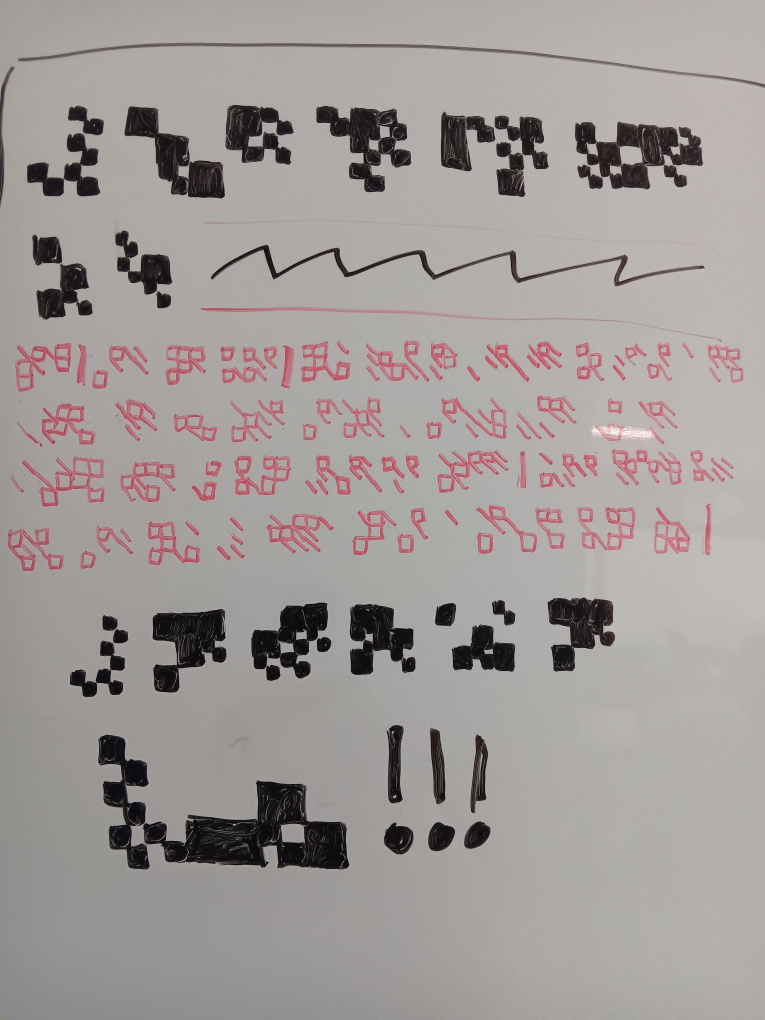
#> input picture spanish-class-checkerboard-cipher/pic1.jpeg, 3060 x 4080 px (shown at 1/4 size)
$ python red_chamfer.py
#> lines starting #> are read from the running program, lines starting #| are printed output that depends on the picture; after the words box and inside, x2 and y2 are one past the last pixel; in counts of white or black regions, pixels touching at a corner belong together
"""Chamfer-distance matching between connected red components (hand-drawn repeats).
Writes figures/red_clusters.json.   Run: /opt/homebrew/bin/python3.11 -I scripts/red_chamfer.py
Component numbering = cv2.connectedComponentsWithStats label order after a 25px dilation of the red mask
(same numbering as figures/red_line*.jpg).  Comp 31 is glare, excluded from clustering."""
import cv2, numpy as np, json, itertools, os
ROOT=os.path.dirname(os.path.dirname(os.path.abspath(__file__)))
im=cv2.imread(os.path.join(ROOT,'pic1.jpeg'))
#> im is the input picture: shape (4080, 3060, 3); mean B, G, R 151.6, 153.6, 160.2
B,G,R=[im[:,:,i].astype(int) for i in range(3)]
red=((R-G>45)&(R-B>20)).astype(np.uint8); red[:1300]=0; red[2330:]=0
#> after `red = ((R - G > 45) & (R - B > 20)).astype(np.uint8)`:
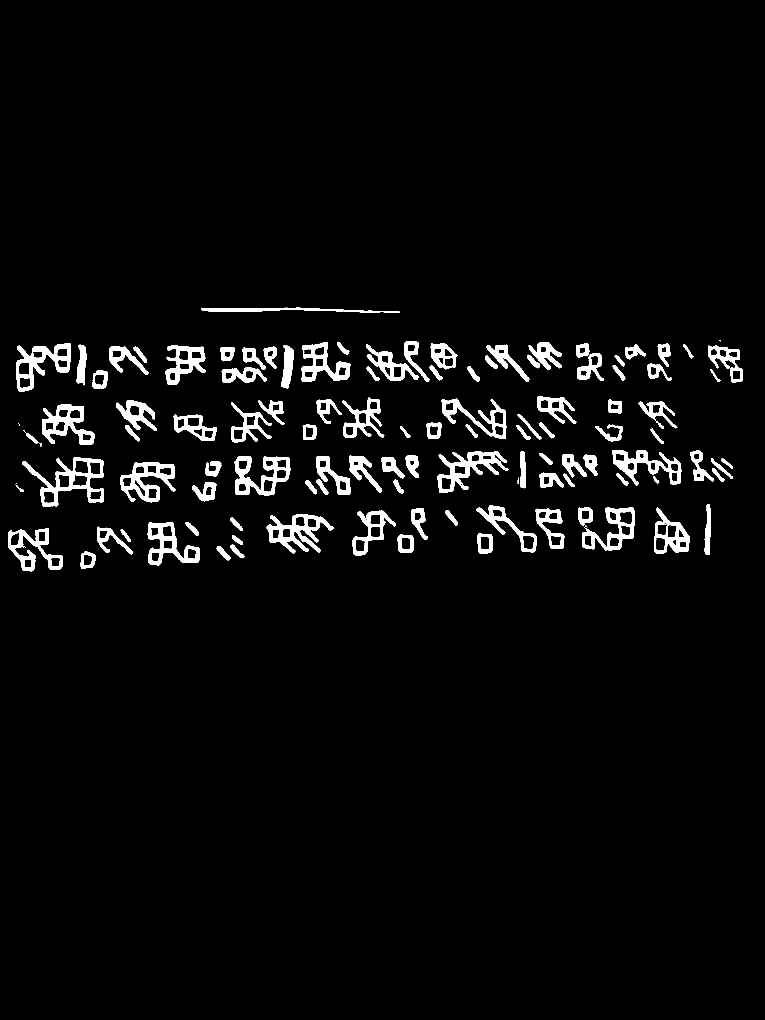
#> red: shape (4080, 3060) (shown at 1/4 size); values 0 (black) and 1 (white), 3.7% white; 124 white regions (11 under 20 px), largest, box (x1, y1, x2, y2) and area: (90, 1829, 416, 2027) 17584, (1750, 1804, 2033, 1972) 15440, (1067, 2057, 1334, 2214) 15257
d=cv2.dilate(red,cv2.getStructuringElement(cv2.MORPH_RECT,(25,25)))
#> d: shape (4080, 3060); values 0 (black) and 1 (white), 10.2% white; 60 white regions, largest, box (x1, y1, x2, y2) and area: (1453, 1354, 1841, 1539) 53327, (78, 1817, 428, 2039) 48505, (1694, 1582, 2038, 1768) 42117
n,lab,st,cen=cv2.connectedComponentsWithStats(d)
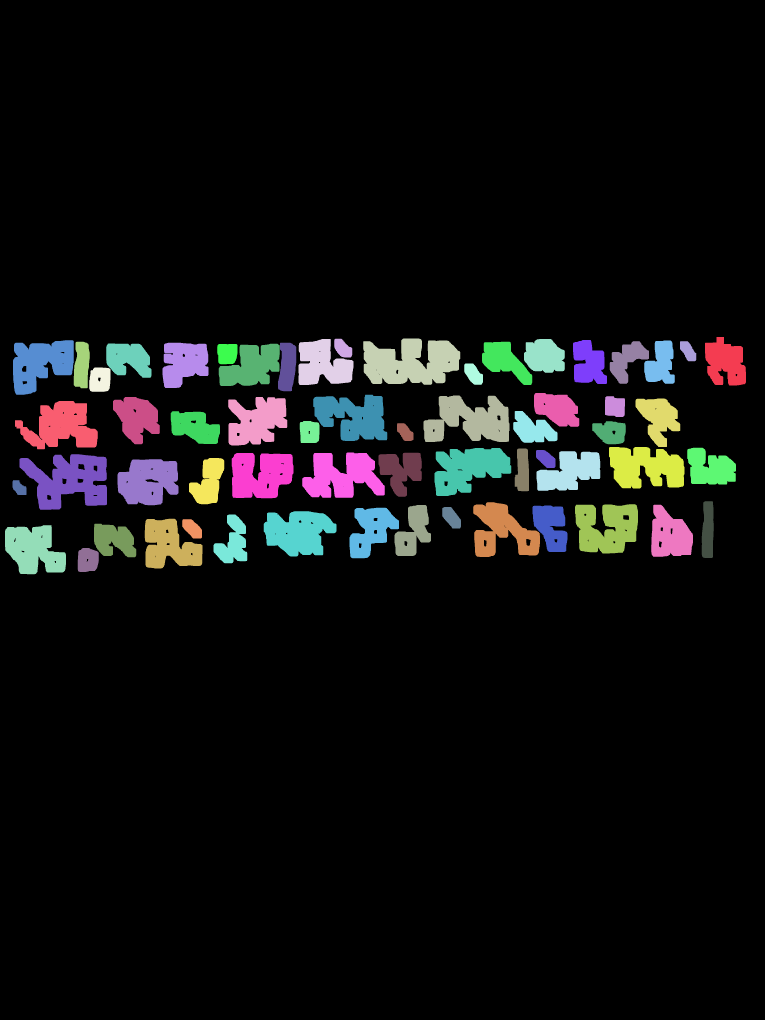
#> lab: shape (4080, 3060) int32 (shown at 1/4 size); 61 distinct labels, from 0 to 60; one colour per label, 0 black
#> n = 61; st = 61 rows, first 6: [0, 0, 3060, 4080, 11213073], [2820, 1348, 164, 194, 23230], [1337, 1355, 72, 75, 3856], [1453, 1354, 388, 185, 53327], [1194, 1356, 220, 184, 28579], [2096, 1356, 163, 135, 17873]; cen = 61 pairs, first value 76.61 to 2901.1, second value 1393.8 to 2240.3
S=120
def prep(i):
#> called with i = 1
    x,y,w,h,a=st[i]; m=((lab[y:y+h,x:x+w]==i)&(red[y:y+h,x:x+w]>0)).astype(np.uint8)
#> after `x, y, w, h, a = st[i]`: x = 2820; y = 1348; w = 164; h = 194; a = 23230
#> after `m = ((lab[y:y + h, x:x + w] == i) & (red[y:y + h, x:x + w] > 0)).astyp`: m: shape (194, 164); values 0 (black) and 1 (white), 22.7% white; 3 white regions, box (x1, y1, x2, y2) and area: (12, 34, 152, 182) 6771, (21, 128, 61, 180) 418, (58, 12, 64, 17) 24
    m=cv2.morphologyEx(m,cv2.MORPH_CLOSE,np.ones((7,7),np.uint8))
#> m: shape (194, 164); values 0 (black) and 1 (white), 23.1% white; 3 white regions, box (x1, y1, x2, y2) and area: (12, 34, 152, 182) 6911, (21, 128, 61, 180) 421, (58, 12, 64, 17) 24
    s=S/max(w,h)
#> s = 0.619
    m2=cv2.resize(m*255,(max(1,int(w*s)),max(1,int(h*s))),interpolation=cv2.INTER_AREA)>100
#> m2: shape (120, 101) bool; 23.7% white; 3 white regions (1 under 20 px), largest, box (x1, y1, x2, y2) and area: (7, 21, 94, 113) 2687, (13, 79, 38, 111) 170
    c=np.zeros((S,S),np.uint8); c[:m2.shape[0],:m2.shape[1]]=m2
    return c,(int(w),int(h))
P={i:prep(i) for i in range(1,n)}
#> in prep (call 2), `m = ((lab[y:y + h, x:x + w] == i) & (red[y:y + h, x:x + w] > 0)).astyp`: m: shape (75, 72); values 0 (black) and 1 (white), 16.7% white; 1 white region, box (x1, y1, x2, y2) and area: (12, 12, 60, 63) 903
#> in prep (call 2), `m=cv2.morphologyEx(m,cv2.MORPH_CLOSE,np.ones((7,7),np.uint8))`: m: shape (75, 72); values 0 (black) and 1 (white), 16.7% white; 1 white region, box (x1, y1, x2, y2) and area: (12, 12, 60, 63) 904
#> in prep (call 2), `m2=cv2.resize(m*255,(max(1,int(w*s)),max(1,int(h*s))),interpolation=cv..`: m2: shape (120, 115) bool; 16.9% white; 1 white region, box (x1, y1, x2, y2) and area: (19, 19, 96, 101) 2332
#> in prep (call 3), `m = ((lab[y:y + h, x:x + w] == i) & (red[y:y + h, x:x + w] > 0)).astyp`: m: shape (185, 388); values 0 (black) and 1 (white), 27.6% white; 5 white regions, box (x1, y1, x2, y2) and area: (12, 23, 220, 170) 8297, (270, 20, 376, 123) 5452, (164, 12, 264, 173) 4139, (266, 108, 317, 167) 1060, (14, 113, 64, 170) 842
#> in prep (call 3), `m=cv2.morphologyEx(m,cv2.MORPH_CLOSE,np.ones((7,7),np.uint8))`: m: shape (185, 388); values 0 (black) and 1 (white), 27.8% white; 5 white regions, box (x1, y1, x2, y2) and area: (12, 23, 220, 170) 8348, (270, 20, 376, 123) 5567, (164, 12, 264, 173) 4150, (266, 108, 317, 167) 1060, (14, 113, 64, 170) 845
#> in prep (call 3), `m2=cv2.resize(m*255,(max(1,int(w*s)),max(1,int(h*s))),interpolation=cv..`: m2: shape (57, 120) bool; 28.9% white; 5 white regions, box (x1, y1, x2, y2) and area: (4, 7, 68, 52) 826, (83, 6, 116, 38) 561, (51, 4, 82, 53) 399, (82, 33, 98, 52) 108, (4, 35, 20, 52) 84
#> call 4 of prep, with i = 4
#> in prep (call 4), `x, y, w, h, a = st[i]`: x = 1194; y = 1356; w = 220; h = 184; a = 28579
#> in prep (call 4), `m = ((lab[y:y + h, x:x + w] == i) & (red[y:y + h, x:x + w] > 0)).astyp`: m: shape (184, 220); values 0 (black) and 1 (white), 29.4% white; 2 white regions (1 under 20 px), largest, box (x1, y1, x2, y2) and area: (12, 12, 208, 172) 11871
#> in prep (call 4), `m=cv2.morphologyEx(m,cv2.MORPH_CLOSE,np.ones((7,7),np.uint8))`: m: shape (184, 220); values 0 (black) and 1 (white), 29.6% white; 1 white region, box (x1, y1, x2, y2) and area: (12, 12, 208, 172) 11975
#> in prep (call 4), `s=S/max(w,h)`: s = 0.545
#> in prep (call 4), `m2=cv2.resize(m*255,(max(1,int(w*s)),max(1,int(h*s))),interpolation=cv..`:
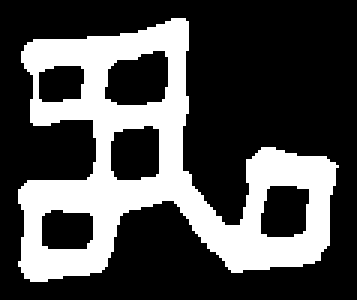
#> m2: shape (100, 119) bool (shown 3 times larger); 30.1% white; 1 white region, box (x1, y1, x2, y2) and area: (6, 6, 113, 94) 3587
#> in prep (call 5), `m = ((lab[y:y + h, x:x + w] == i) & (red[y:y + h, x:x + w] > 0)).astyp`: m: shape (135, 163); values 0 (black) and 1 (white), 33.4% white; 2 white regions, box (x1, y1, x2, y2) and area: (19, 12, 151, 123) 6259, (12, 63, 63, 117) 1095
#> in prep (call 5), `m=cv2.morphologyEx(m,cv2.MORPH_CLOSE,np.ones((7,7),np.uint8))`: m: shape (135, 163); values 0 (black) and 1 (white), 33.8% white; 1 white region, box (x1, y1, x2, y2) and area: (12, 12, 151, 123) 7442
#> in prep (call 5), `m2=cv2.resize(m*255,(max(1,int(w*s)),max(1,int(h*s))),interpolation=cv..`: m2: shape (99, 120) bool; 34.3% white; 1 white region, box (x1, y1, x2, y2) and area: (9, 9, 111, 90) 4077
#> in prep (call 6), `m = ((lab[y:y + h, x:x + w] == i) & (red[y:y + h, x:x + w] > 0)).astyp`: m: shape (218, 243); values 0 (black) and 1 (white), 28% white; 1 white region, box (x1, y1, x2, y2) and area: (12, 12, 231, 206) 14842
#> in prep (call 6), `m=cv2.morphologyEx(m,cv2.MORPH_CLOSE,np.ones((7,7),np.uint8))`: m: shape (218, 243); values 0 (black) and 1 (white), 28.3% white; 1 white region, box (x1, y1, x2, y2) and area: (12, 12, 231, 206) 14968
#> in prep (call 6), `m2=cv2.resize(m*255,(max(1,int(w*s)),max(1,int(h*s))),interpolation=cv..`: m2: shape (107, 120) bool; 28.8% white; 1 white region, box (x1, y1, x2, y2) and area: (6, 6, 114, 101) 3698
#> in prep (call 7), `m = ((lab[y:y + h, x:x + w] == i) & (red[y:y + h, x:x + w] > 0)).astyp`: m: shape (176, 136); values 0 (black) and 1 (white), 27.8% white; 3 white regions (1 under 20 px), largest, box (x1, y1, x2, y2) and area: (16, 54, 124, 164) 4677, (12, 12, 65, 70) 1976
#> in prep (call 7), `m=cv2.morphologyEx(m,cv2.MORPH_CLOSE,np.ones((7,7),np.uint8))`: m: shape (176, 136); values 0 (black) and 1 (white), 28.4% white; 1 white region, box (x1, y1, x2, y2) and area: (12, 12, 124, 164) 6789
#> in prep (call 7), `m2=cv2.resize(m*255,(max(1,int(w*s)),max(1,int(h*s))),interpolation=cv..`: m2: shape (119, 92) bool; 28.8% white; 1 white region, box (x1, y1, x2, y2) and area: (8, 8, 84, 111) 3151
#> in prep (call 8), `m = ((lab[y:y + h, x:x + w] == i) & (red[y:y + h, x:x + w] > 0)).astyp`: m: shape (173, 122); values 0 (black) and 1 (white), 22.9% white; 2 white regions, box (x1, y1, x2, y2) and area: (12, 93, 110, 161) 2482, (54, 12, 105, 106) 2342
#> in prep (call 8), `m=cv2.morphologyEx(m,cv2.MORPH_CLOSE,np.ones((7,7),np.uint8))`: m: shape (173, 122); values 0 (black) and 1 (white), 23.1% white; 2 white regions, box (x1, y1, x2, y2) and area: (12, 93, 110, 161) 2509, (54, 12, 105, 106) 2362
#> in prep (call 8), `m2=cv2.resize(m*255,(max(1,int(w*s)),max(1,int(h*s))),interpolation=cv..`: m2: shape (120, 84) bool; 23.8% white; 2 white regions, box (x1, y1, x2, y2) and area: (8, 64, 76, 112) 1237, (37, 8, 72, 74) 1165
#> in prep (call 9), `x, y, w, h, a = st[i]`: x = 2439; y = 1365; w = 157; h = 170; a = 13596
#> in prep (call 9), `m = ((lab[y:y + h, x:x + w] == i) & (red[y:y + h, x:x + w] > 0)).astyp`:
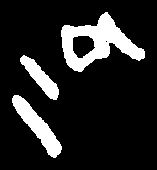
#> m: shape (170, 157); values 0 (black) and 1 (white), 14.5% white; 3 white regions, box (x1, y1, x2, y2) and area: (61, 12, 145, 72) 2180, (12, 95, 62, 158) 1038, (20, 55, 59, 100) 647
#> in prep (call 9), `m=cv2.morphologyEx(m,cv2.MORPH_CLOSE,np.ones((7,7),np.uint8))`: m: shape (170, 157); values 0 (black) and 1 (white), 14.6% white; 3 white regions, box (x1, y1, x2, y2) and area: (61, 12, 145, 72) 2225, (12, 95, 62, 158) 1038, (20, 55, 59, 100) 647
#> in prep (call 9), `s=S/max(w,h)`: s = 0.706
#> in prep (call 9), `m2=cv2.resize(m*255,(max(1,int(w*s)),max(1,int(h*s))),interpolation=cv..`: m2: shape (120, 110) bool; 14.9% white; 3 white regions, box (x1, y1, x2, y2) and area: (43, 8, 102, 51) 1119, (8, 67, 44, 112) 523, (14, 39, 41, 71) 326
#> in prep (call 10), `x, y, w, h, a = st[i]`: x = 2720; w = 65; h = 80; a = 3488
#> in prep (call 10), `m = ((lab[y:y + h, x:x + w] == i) & (red[y:y + h, x:x + w] > 0)).astyp`:
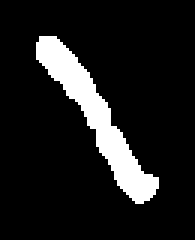
#> m: shape (80, 65) (shown 3 times larger); values 0 (black) and 1 (white), 11.2% white; 1 white region, box (x1, y1, x2, y2) and area: (12, 12, 53, 68) 584
#> in prep (call 10), `s=S/max(w,h)`: s = 1.5
#> in prep (call 10), `m2=cv2.resize(m*255,(max(1,int(w*s)),max(1,int(h*s))),interpolation=cv..`: m2: shape (120, 97) bool; 11.4% white; 1 white region, box (x1, y1, x2, y2) and area: (18, 18, 79, 102) 1326
#> in prep (call 10), `c[:m2.shape[0], :m2.shape[1]] = m2`:
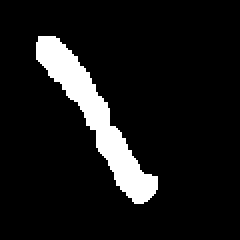
#> c: shape (120, 120) (shown 2 times larger); values 0 (black) and 1 (white), 9.2% white; 1 white region, box (x1, y1, x2, y2) and area: (18, 18, 79, 102) 1326
#> in prep (call 11), `x, y, w, h, a = st[i]`: x = 295; y = 1367; w = 64; h = 186; a = 9917
#> in prep (call 11), `m = ((lab[y:y + h, x:x + w] == i) & (red[y:y + h, x:x + w] > 0)).astyp`:
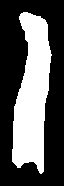
#> m: shape (186, 64); values 0 (black) and 1 (white), 35.4% white; 1 white region, box (x1, y1, x2, y2) and area: (12, 12, 52, 174) 4216
#> in prep (call 11), `s=S/max(w,h)`: s = 0.645
#> P = 60 items
sk={i:(cv2.distanceTransform((1-c).astype(np.uint8),cv2.DIST_L2,3),np.argwhere(c>0)) for i,(c,_) in P.items()}
#> sk = 60 items
def cham(i,j):
    di,pi=sk[i]; dj,pj=sk[j]
    return float(max(dj[pi[:,0],pi[:,1]].mean(),di[pj[:,0],pj[:,1]].mean()))
ids=[i for i in range(1,n) if i!=31]
#> ids = 59 values from 1 to 60
dist=[]
for i,j in itertools.combinations(ids,2):
    wi,hi=P[i][1]; wj,hj=P[j][1]; r=(wi/hi)/(wj/hj)
    if 0.75<r<1.33: dist.append((cham(i,j),i,j))
#> this loop made 1711 passes
#> (wi, hi, wj, hj, r) on passes 1 to 3: (164, 194, 72, 75, 0.881), (164, 194, 388, 185, 0.403), (164, 194, 220, 184, 0.707)
dist.sort()
out={'n_components':n-1,'distinct_after_excluding_glare':{}}
for thr in (1.5,2.0,2.3,2.7):
    par={i:i for i in ids}
    def f(x):
        while par[x]!=x: par[x]=par[par[x]]; x=par[x]
        return x
    for dd,i,j in dist:
        if dd<=thr: par[f(i)]=f(j)
    cl={}
    for i in ids: cl.setdefault(f(i),[]).append(i)
    out['distinct_after_excluding_glare'][str(thr)]={'types':len(cl),'repeated':sorted(v for v in cl.values() if len(v)>1)}
    print(thr,len(cl),sorted(v for v in cl.values() if len(v)>1))
json.dump(out,open(os.path.join(ROOT,'figures','red_clusters.json'),'w'),indent=1)

$ run again, with spanish-class-checkerboard-cipher/pic2.jpeg copied over spanish-class-checkerboard-cipher/pic1.jpeg
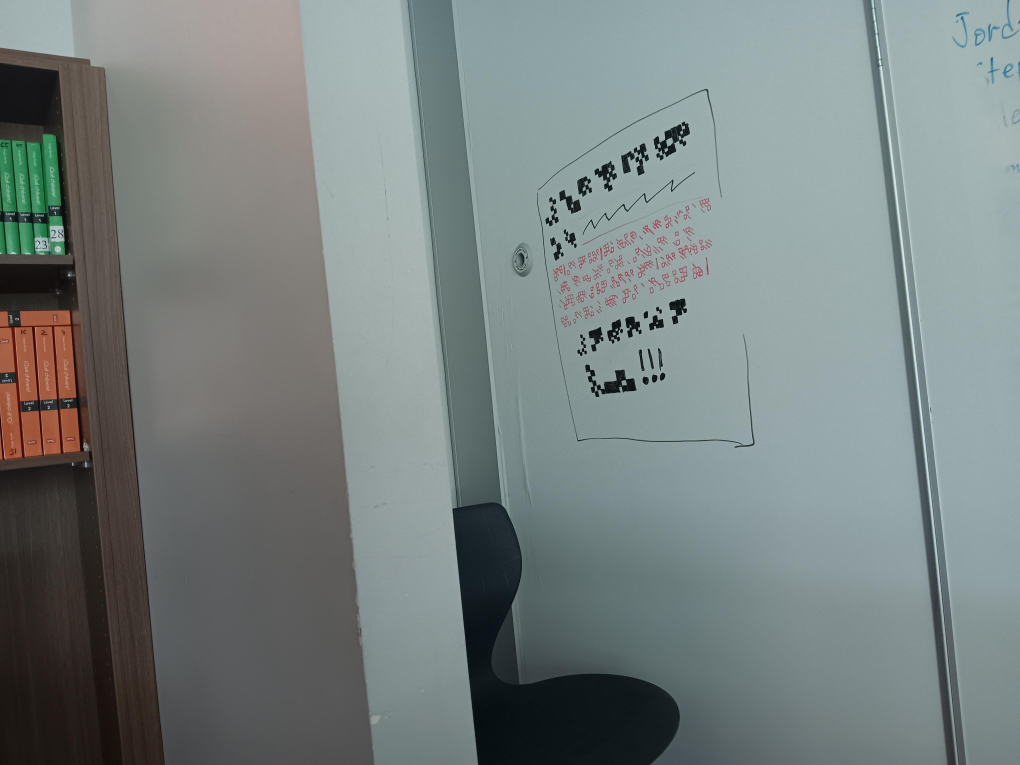
#> input picture spanish-class-checkerboard-cipher/pic2.jpeg, 4080 x 3060 px (shown at 1/4 size)
#> im is the input picture: shape (3060, 4080, 3); mean B, G, R 128.8, 129.7, 120.3
#> `red = ((R - G > 45) & (R - B > 20)).astype(np.uint8)`:
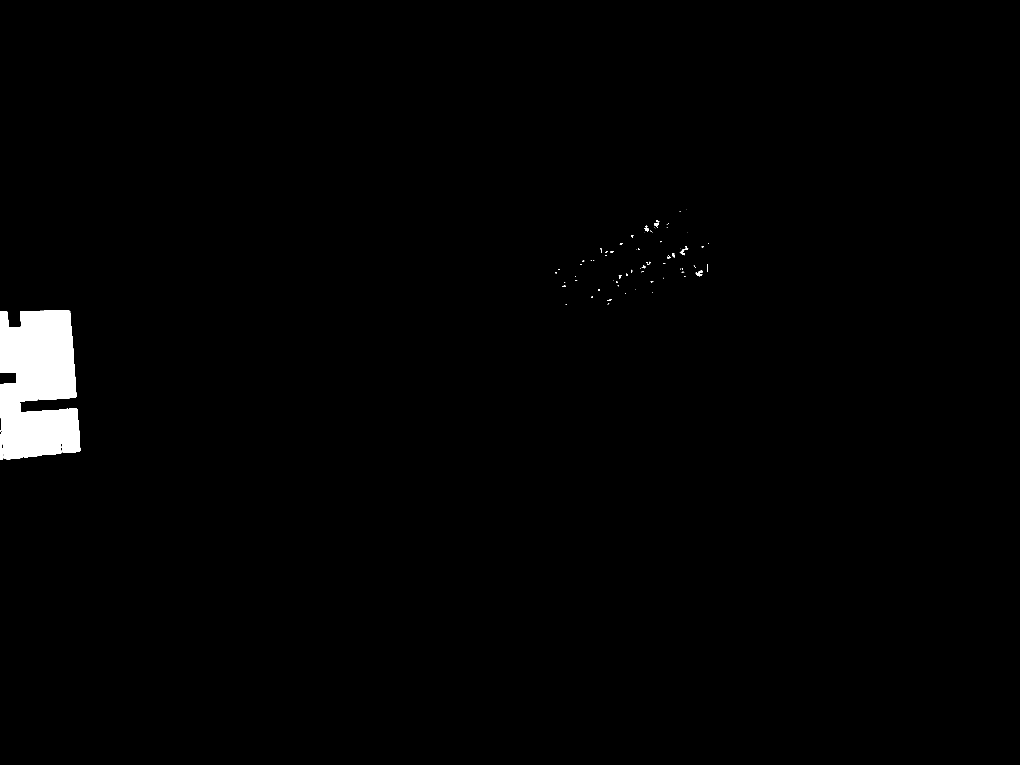
#> red: shape (3060, 4080) (shown at 1/4 size); values 0 (black) and 1 (white), 1.3% white; 79 white regions (44 under 20 px), largest, box (x1, y1, x2, y2) and area: (0, 1242, 321, 1840) 158061, (2783, 1081, 2810, 1105) 328, (2719, 992, 2753, 1021) 248
#> red: shape (3060, 4080); values 0 (black) and 1 (white), 1.2% white; 2 white regions (1 under 20 px), largest, box (x1, y1, x2, y2) and area: (0, 1300, 321, 1840) 144980
#> d: shape (3060, 4080); values 0 (black) and 1 (white), 1.3% white; 1 white region, box (x1, y1, x2, y2) and area: (0, 1288, 333, 1852) 168463
#> n = 2; st = [[0, 0, 4080, 3060, 12316337], [0, 1288, 333, 564, 168463]]; cen = [[2065.3, 1529], [156, 1566.4]]
#> x = 0; y = 1288; w = 333; h = 564; a = 168463
#> s = 0.213
#> m2: shape (120, 70) bool; 78.3% white; 4 black regions (2 under 20 px), largest, box (x1, y1, x2, y2) and area: (0, 0, 70, 120) 1684, (0, 43, 14, 53) 127
#> in prep, `c[:m2.shape[0], :m2.shape[1]] = m2`:
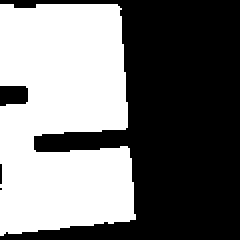
#> c: shape (120, 120) (shown 2 times larger); values 0 (black) and 1 (white), 45.7% white; 1 white region, box (x1, y1, x2, y2) and area: (0, 2, 68, 118) 6578
#> P = 1 item
#> after the loop `for i,j in itertools.combinations(ids,2):`: dist = []
#> after the loop `for thr in (1.5,2.0,2.3,2.7):`: out = 2 items
